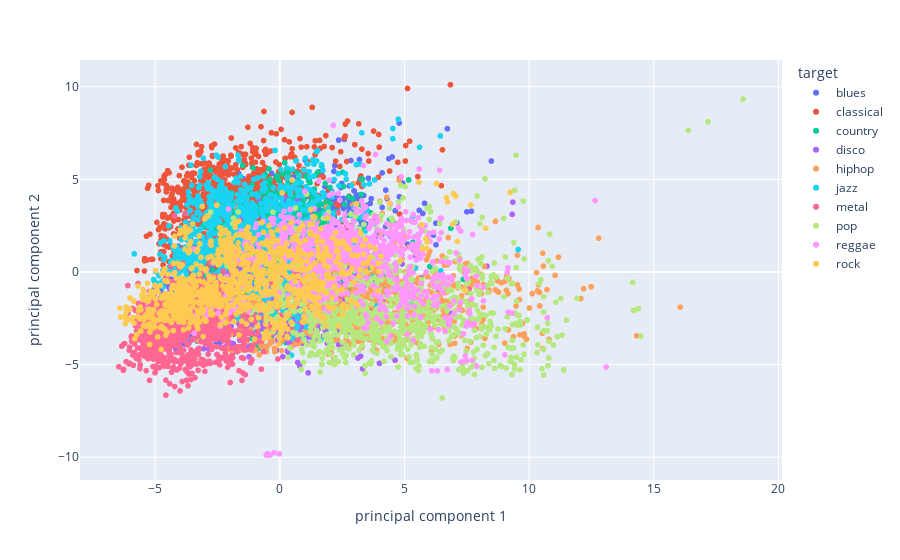

Source (notebook cell):
### Code cell
#graficamos los datos con plotly
fig = px.scatter(principal_df, x = 'principal component 1', y = 'principal component 2', color = 'target')
fig.show()

### Figure 1 — Plotly figure (JSON) as saved in the notebook; plotly's stock layout.template omitted (floating-point values rounded to 4 significant figures; data arrays with more than 128 entries replaced by an {"elided": "..."} marker saying what was removed)
{"data": [{"hovertemplate": "target=blues<br>principal component 1=%{x}<br>principal component 2=%{y}<extra></extra>", "legendgroup": "blues", "marker": {"color": "#636efa", "symbol": "circle"}, "mode": "markers", "name": "blues", "showlegend": true, "type": "scattergl", "x": {"elided": "1000 float values"}, "xaxis": "x", "y": {"elided": "1000 float values"}, "yaxis": "y"}, {"hovertemplate": "target=classical<br>principal component 1=%{x}<br>principal component 2=%{y}<extra></extra>", "legendgroup": "classical", "marker": {"color": "#EF553B", "symbol": "circle"}, "mode": "markers", "name": "classical", "showlegend": true, "type": "scattergl", "x": {"elided": "998 float values"}, "xaxis": "x", "y": {"elided": "998 float values"}, "yaxis": "y"}, {"hovertemplate": "target=country<br>principal component 1=%{x}<br>principal component 2=%{y}<extra></extra>", "legendgroup": "country", "marker": {"color": "#00cc96", "symbol": "circle"}, "mode": "markers", "name": "country", "showlegend": true, "type": "scattergl", "x": {"elided": "997 float values"}, "xaxis": "x", "y": {"elided": "997 float values"}, "yaxis": "y"}, {"hovertemplate": "target=disco<br>principal component 1=%{x}<br>principal component 2=%{y}<extra></extra>", "legendgroup": "disco", "marker": {"color": "#ab63fa", "symbol": "circle"}, "mode": "markers", "name": "disco", "showlegend": true, "type": "scattergl", "x": {"elided": "999 float values"}, "xaxis": "x", "y": {"elided": "999 float values"}, "yaxis": "y"}, {"hovertemplate": "target=hiphop<br>principal component 1=%{x}<br>principal component 2=%{y}<extra></extra>", "legendgroup": "hiphop", "marker": {"color": "#FFA15A", "symbol": "circle"}, "mode": "markers", "name": "hiphop", "showlegend": true, "type": "scattergl", "x": {"elided": "998 float values"}, "xaxis": "x", "y": {"elided": "998 float values"}, "yaxis": "y"}, {"hovertemplate": "target=jazz<br>principal component 1=%{x}<br>principal component 2=%{y}<extra></extra>", "legendgroup": "jazz", "marker": {"color": "#19d3f3", "symbol": "circle"}, "mode": "markers", "name": "jazz", "showlegend": true, "type": "scattergl", "x": {"elided": "1000 float values"}, "xaxis": "x", "y": {"elided": "1000 float values"}, "yaxis": "y"}, {"hovertemplate": "target=metal<br>principal component 1=%{x}<br>principal component 2=%{y}<extra></extra>", "legendgroup": "metal", "marker": {"color": "#FF6692", "symbol": "circle"}, "mode": "markers", "name": "metal", "showlegend": true, "type": "scattergl", "x": {"elided": "1000 float values"}, "xaxis": "x", "y": {"elided": "1000 float values"}, "yaxis": "y"}, {"hovertemplate": "target=pop<br>principal component 1=%{x}<br>principal component 2=%{y}<extra></extra>", "legendgroup": "pop", "marker": {"color": "#B6E880", "symbol": "circle"}, "mode": "markers", "name": "pop", "showlegend": true, "type": "scattergl", "x": {"elided": "1000 float values"}, "xaxis": "x", "y": {"elided": "1000 float values"}, "yaxis": "y"}, {"hovertemplate": "target=reggae<br>principal component 1=%{x}<br>principal component 2=%{y}<extra></extra>", "legendgroup": "reggae", "marker": {"color": "#FF97FF", "symbol": "circle"}, "mode": "markers", "name": "reggae", "showlegend": true, "type": "scattergl", "x": {"elided": "1000 float values"}, "xaxis": "x", "y": {"elided": "1000 float values"}, "yaxis": "y"}, {"hovertemplate": "target=rock<br>principal component 1=%{x}<br>principal component 2=%{y}<extra></extra>", "legendgroup": "rock", "marker": {"color": "#FECB52", "symbol": "circle"}, "mode": "markers", "name": "rock", "showlegend": true, "type": "scattergl", "x": {"elided": "998 float values"}, "xaxis": "x", "y": {"elided": "998 float values"}, "yaxis": "y"}], "layout": {"legend": {"title": {"text": "target"}, "tracegroupgap": 0}, "margin": {"t": 60}, "xaxis": {"anchor": "y", "domain": [0, 1], "title": {"text": "principal component 1"}}, "yaxis": {"anchor": "x", "domain": [0, 1], "title": {"text": "principal component 2"}}}}
